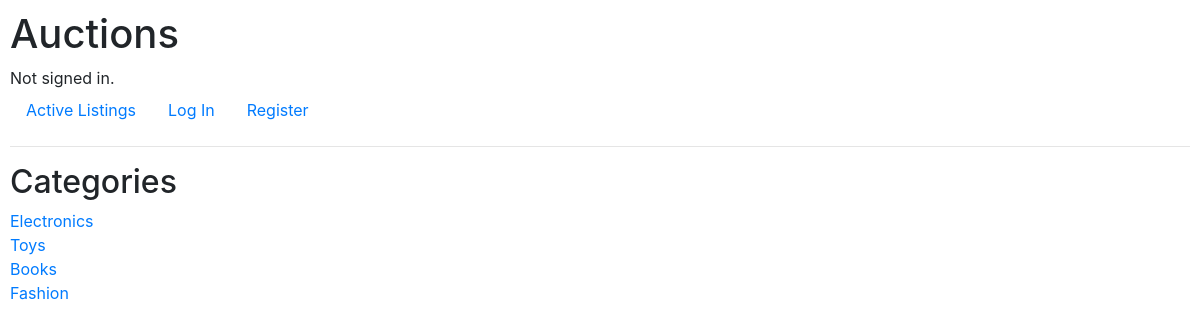
The page /category on the database its author committed.
### auctions/models.py (models this page shows, shortened)
class Category(models.Model):
    category_name = models.CharField(max_length=100)

### auctions/views.py (the view)
# urls.py: path("category", views.category_view, name="category_view"),
def category_view(request):
    categories = Category.objects.all()
    return render(request, "category.html", {
        "categories": categories
    })

### auctions/templates/category.html (shortened to what this page needs)
{% extends "auctions/layout.html" %}
{% block body %}
<h2>Categories</h2>
<div class="column">
{% for category in categories %}
<a href="{% url 'category_listing' category.id %}">    {{ category.category_name }}
</a>
{% endfor %}
</div>
{% endblock %}

### auctions/static/auctions/styles.css (style rules this page uses)
body { padding: 10px; }

### rows shown on the page
Category: category_name "Electronics"
Category: category_name "Toys"
Category: category_name "Books"
Category: category_name "Fashion"
